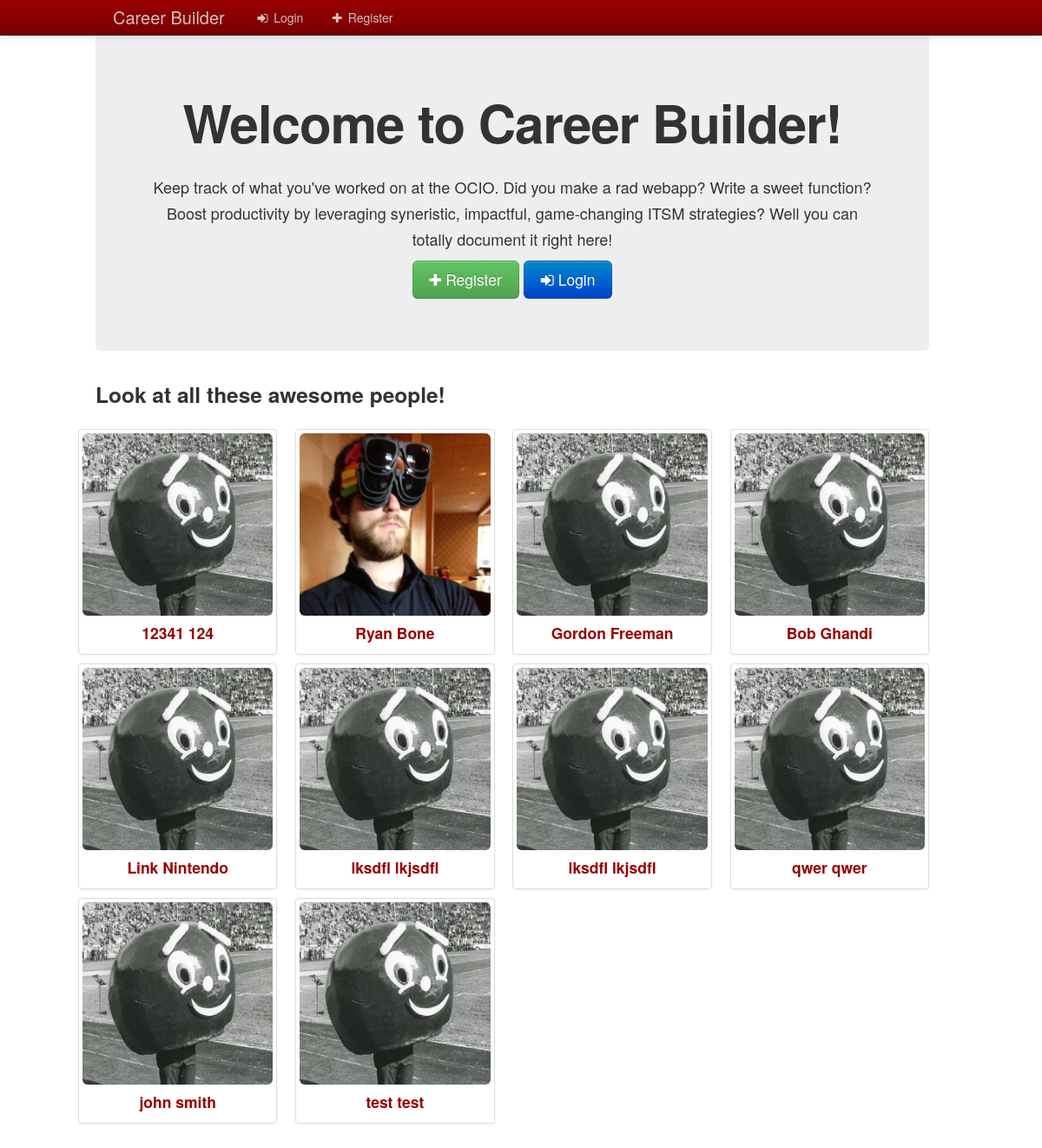
The app's page /, older data.
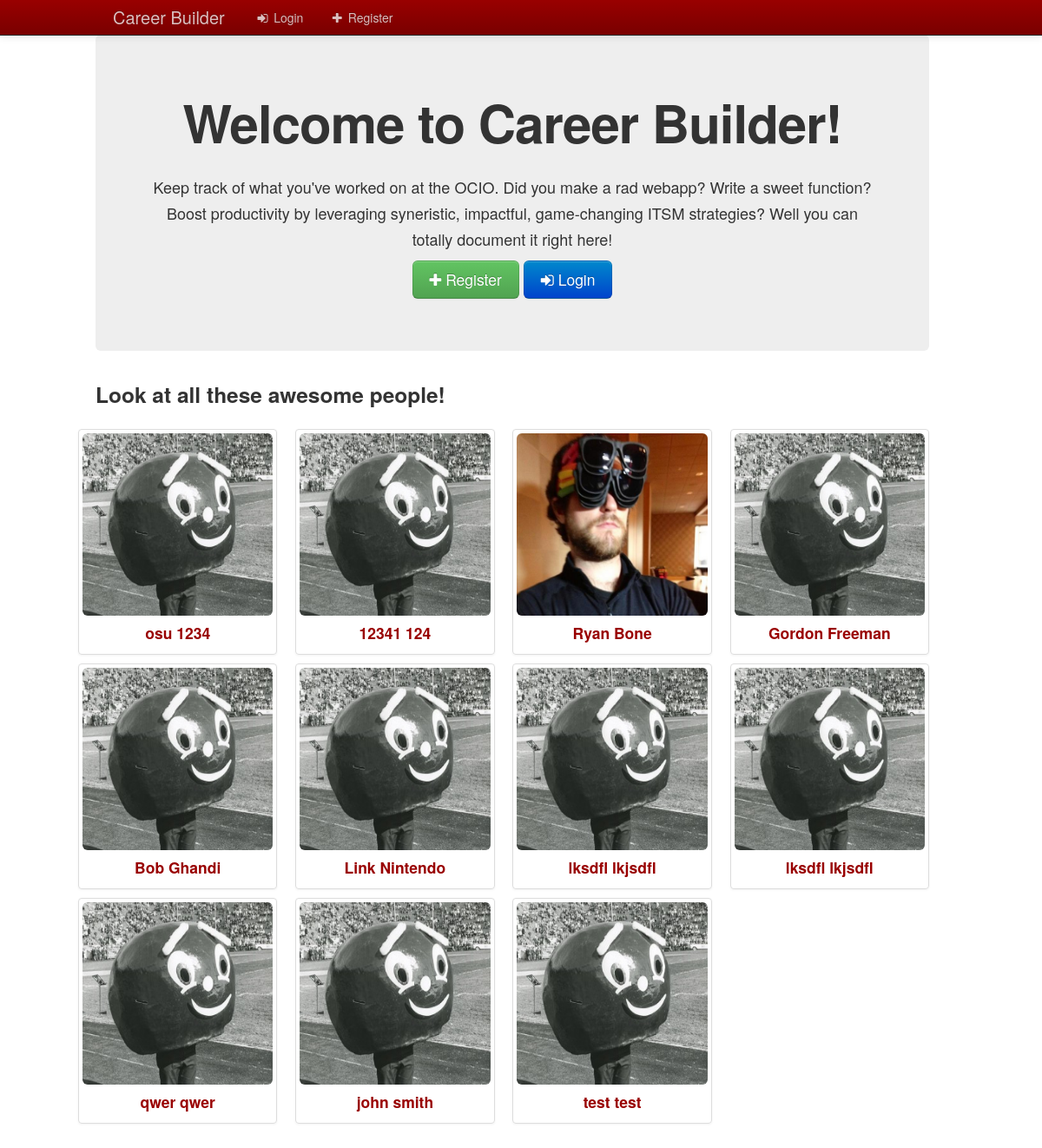
The same page, newer data.
### builder/models.py (models this page shows)
class UserProfile(models.Model):
    user = models.OneToOneField(User, primary_key=True)
    firstName = models.CharField('First Name', max_length = 50, blank = True)
    lastName = models.CharField('Last Name', max_length = 50, blank = True)
    email = models.EmailField()
    url = models.URLField(blank = True)
    phone = models.CharField(max_length = 20, blank = True)
    altPhone = models.CharField('Alternate Phone', max_length = 20, blank = True)
    image = models.ImageField(upload_to='Images', blank = True)
    school = models.CharField(max_length = 100, blank = True)
    degree = models.CharField(max_length = 100, blank = True)
    altDegree = models.CharField('Secondary Degree', max_length = 100, blank = True)
    altInfo = models.TextField('Other information', blank = True)
    hobbies = models.TextField(blank = True)
    clients = models.TextField(blank = True)
    interests = models.TextField(blank = True)
    visible = models.BooleanField(default = True)
    def __unicode__(self):
        return u'%s %s' %(self.firstName, self.lastName)
    class Meta:
        ordering = ['lastName', 'firstName']

### builder/views.py (the view)
# urls.py: url(r'^$', 'index', name='index'),
def index(request):
	userList = UserProfile.objects.filter(visible=True,).order_by('lastName')
	return render(request, 'index.html', {'userList': userList})

### templates/index.html (shortened to what this page needs)
{% extends "base.html" %}
{% block content %}
	<div class="hero-unit" style="text-align: center;">
    	<h1 class="text-center">Welcome to Career Builder!</h1>
    	<p>Keep track of what you've worked on at the OCIO. Did you make a rad webapp? Write a sweet function? Boost productivity by leveraging syneristic, impactful, game-changing ITSM strategies? Well you can totally document it right here!</p>
    	{% if not user.is_authenticated %}
    	<a href="/accounts/register" class="btn btn-success btn-large" style="float:none;"><i class="icon-plus"></i> Register</a>
    	<a href="{% url login %}" class="btn btn-primary btn-large" style="float: none;"><i class="icon-signin"></i> Login</a> {% endif %}
	</div>
{% if userList %}
	<h3>Look at all these awesome people!</h3>
	<ul class="thumbnails">
	<div class="row-fluid">
	{% for user in userList %}
	    {% if forloop.counter0|divisibleby:4 %}
	    	</div>
	   		</ul>
	    	<ul class="thumbnails">
	    	<div class="row-fluid" style="text-align: center;">
	    {% endif %}
				<li class="span3">
					<div class="thumbnail">
						<a href="{% url profile user.user.id %}">
						{% if user.image %}
						<img src="{{ user.image.url }}" alt="{{ user }}" class="img-rounded" style="width: 270px; height: 210px;">
						{% else %}
						<img src="Media/Images/default.jpg" alt="{{ user }}" class="img-rounded" style="width: 270px; height: 210px;">
						{% endif %}
						<h4 class="text-center">{{ user }}</h4></a>
					</div>
				</li>
    {% endfor %}
	</div>
	</ul>
{% else %}
    <p>No users available.</p>
{% endif %}
{% endblock %}

### templates/base.html (shortened to what this page needs)
<!DOCTYPE html>
<html lang="en">
<head>
    {% load staticfiles %}
    <link href="{{ STATIC_URL }}css/bootstrap.css" rel="stylesheet" media="screen">
    <link rel="stylesheet" href="{{ STATIC_URL }}/css/font-awesome.min.css">
</head>
<body>
    <div class="navbar navbar-fixed-top navbar-inverse">
        <div class="navbar-inner">
            <div class="container">
                <a class="brand" href="/">Career Builder</a>
                <ul class="nav">
                    {% if user.is_authenticated %}
                        <li><a href="{% url profile user.id %}"><i class="icon-user"></i> Profile</a></li>
                        {% if user.is_staff %}
                        <li><a href="/admin"><i class="icon-wrench"></i> Administration</a></li>
                        {% endif %}
                        <li><a href="{% url logout %}"><i class="icon-signout"></i> Logout</a></li>
                    {% else %}
                    <li><a href="{% url login %}"><i class="icon-signin"></i> Login</a></li>
                    <li><a href="/accounts/register"><i class="icon-plus"></i> Register</a></li>
                    {% endif %}
                </ul>
            </div>
        </div>
    </div>
    <div class="container page-content">
        <div class="row">
            {% block content %}
            {% endblock %}
        </div>
    </div>
</body>
</html>

### templates/base.html (style rules this page uses)
.page-content { padding:40px; }

Row changes from the older to the newer data that the page shows:
added UserProfile: firstName+lastName "osu 1234"
